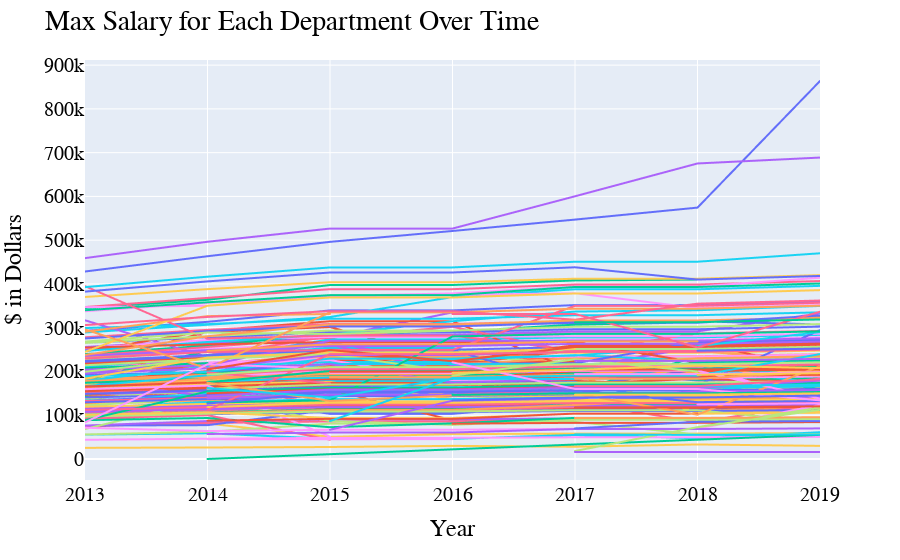

Source (notebook cell):
### Markdown cell above
Now at the individual level, it looks like the highest salaries for any professor of a department on average are from VPUR, BMGT, and PRES. So basically, administration and business professsors on average earn the most. However, the mean may not be a good metric since it's heavily influenced by outliers. The following graph is the same graph as above but using median.

### Code cell
fig = px.line(salaries.groupby(['Year','Department']).max().reset_index(), 
              x="Year", y="Salary", color="Department", hover_name="Employee")

fig.update_layout(
    showlegend=False,
    title="Max Salary for Each Department Over Time",
    xaxis_title="Year",
    yaxis_title="$ in Dollars",
    font=dict(
        family="Courier New, monospace",
        size=20,
        color="#000000"
    )
)

fig.show()
